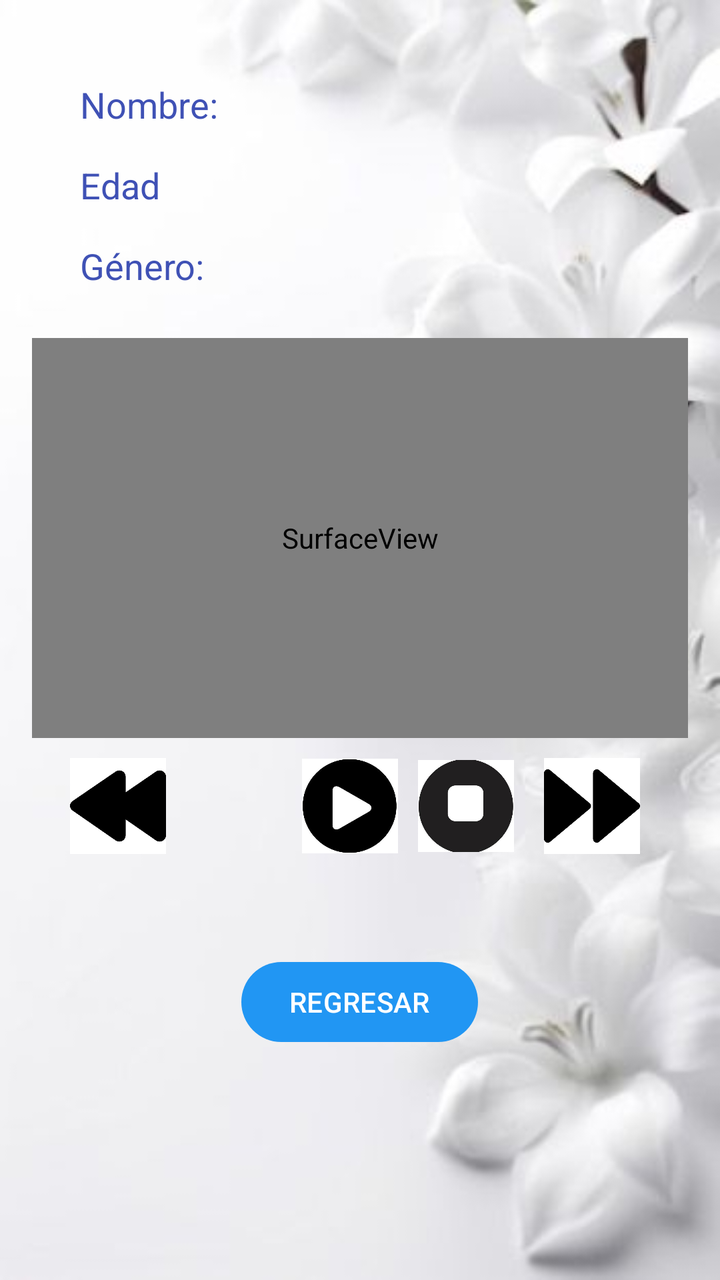
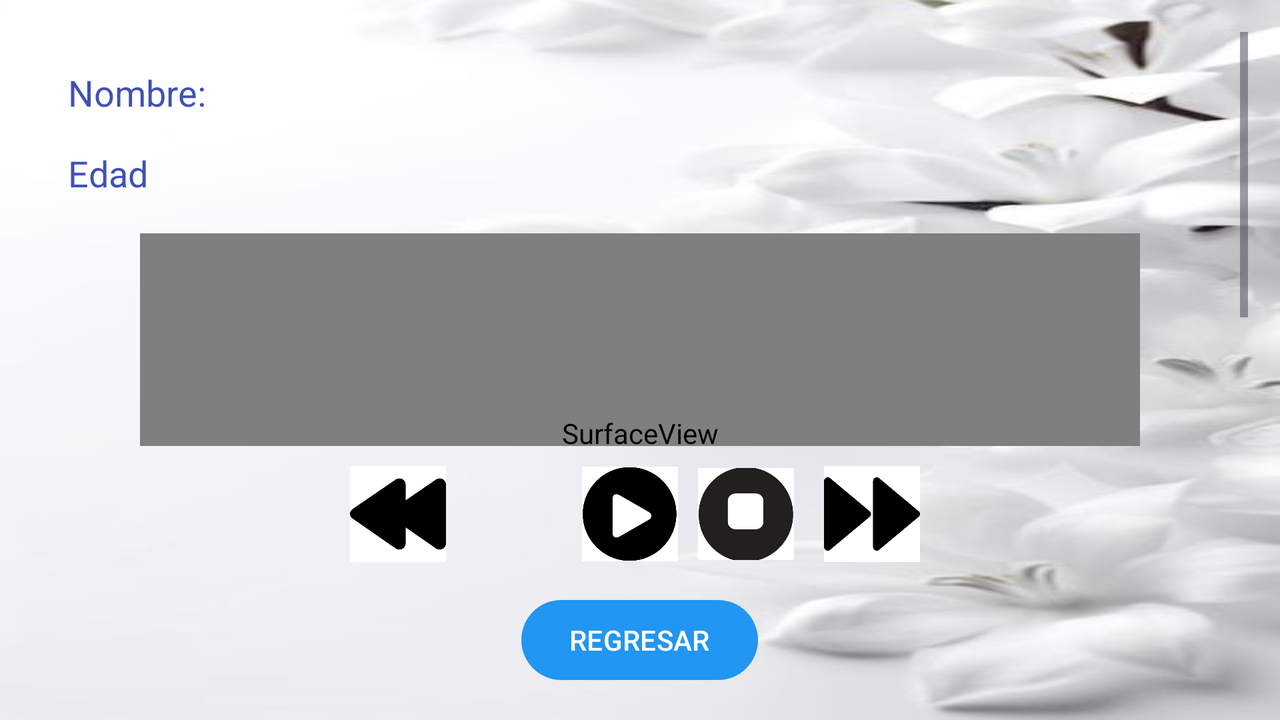

An Android layout and its configuration variant, each rendered on a device that would load it. The default file and the variant file are quoted in full after the pictures.
<!-- AndroidManifest.xml: application theme Theme.Peliculas2parcialApp -->
<!-- res/layout/activity_reproductor_de_video.xml -->
<?xml version="1.0" encoding="utf-8"?>
<LinearLayout xmlns:android="http://schemas.android.com/apk/res/android"
    xmlns:app="http://schemas.android.com/apk/res-auto"
    xmlns:tools="http://schemas.android.com/tools"
    android:id="@+id/main"
    android:layout_width="match_parent"
    android:layout_height="match_parent"
    android:orientation="vertical"
    android:padding="16dp"
    tools:context=".reproductor_de_video">

    <LinearLayout
        android:layout_width="match_parent"
        android:layout_height="wrap_content"
        android:orientation="horizontal"
        android:padding="16dp">

        <LinearLayout
            android:layout_width="0dp"
            android:layout_height="wrap_content"
            android:layout_weight="1"
            android:orientation="vertical">

            <TextView
                android:id="@+id/text_nombre"
                android:layout_width="wrap_content"
                android:layout_height="wrap_content"
                android:text="@string/text_nombre"
                android:padding="8dp"
                style="@style/Estilo2"/>

            <TextView
                android:id="@+id/text_edad"
                android:layout_width="wrap_content"
                android:layout_height="wrap_content"
                android:text="@string/text_edad"
                android:textSize="18sp"
                android:padding="8dp"
                style="@style/Estilo2"/>

            <TextView
                android:id="@+id/text_genero"
                android:layout_width="wrap_content"
                android:layout_height="wrap_content"
                android:text="Género: "
                android:textSize="18sp"
                android:padding="8dp"
                style="@style/Estilo2"/>

        </LinearLayout>

        <ImageView
            android:id="@+id/imagen_foto"
            android:layout_width="80dp"
            android:layout_height="80dp"
            android:layout_gravity="end"
            android:scaleType="centerCrop"/>

    </LinearLayout>

    <SurfaceView
        android:id="@+id/reproductor"
        android:layout_width="match_parent"
        android:layout_height="200dp"
        android:layout_gravity="center"/>

    <LinearLayout
        android:layout_width="match_parent"
        android:layout_height="wrap_content"
        android:gravity="center">

        <ImageButton
            android:id="@+id/btn_Retroceder"
            android:layout_width="48dp"
            android:layout_height="48dp"
            android:src="@drawable/retroceder1"
            android:background="?attr/selectableItemBackgroundBorderless"
            android:contentDescription="@string/btn_retroceder"
            android:scaleType="centerInside"
            android:layout_margin="5dp"/>

        <ImageButton
            android:id="@+id/btn_Pausa"
            android:layout_width="48dp"
            android:layout_height="48dp"
            android:src="@drawable/pausa"
            android:background="?attr/selectableItemBackgroundBorderless"
            android:scaleType="centerInside"
            android:contentDescription="@string/btn_pausa"
            android:layout_margin="5dp"/>

        <ImageButton
            android:id="@+id/btn_Play"
            android:layout_width="48dp"
            android:layout_height="48dp"
            android:src="@drawable/play"
            android:contentDescription="@string/bTn_play"
            android:background="?attr/selectableItemBackgroundBorderless"
            android:scaleType="centerInside"
            android:layout_margin="5dp"/>

        <ImageButton
            android:id="@+id/btn_Detener"
            android:layout_width="48dp"
            android:layout_height="48dp"
            android:src="@drawable/detener"
            android:contentDescription="@string/btn_detener"
            android:background="?attr/selectableItemBackgroundBorderless"
            android:scaleType="centerInside"
            android:layout_margin="5dp"/>

        <ImageButton
            android:id="@+id/btn_Adelantar"
            android:layout_width="48dp"
            android:layout_height="48dp"
            android:src="@drawable/adelantar"
            android:contentDescription="@string/btn_adelantar"
            android:background="?attr/selectableItemBackgroundBorderless"
            android:scaleType="centerInside"
            android:layout_margin="10dp"/>

    </LinearLayout>

    <Button
        android:id="@+id/btn_Regresar"
        android:layout_width="wrap_content"
        android:layout_height="wrap_content"
        android:layout_marginTop="40dp"
        android:layout_gravity="center"
        android:text="@string/btn_regresar" />

</LinearLayout>
<!-- resources referenced by this layout -->
<resources>
  <!-- drawable adelantar: jpg bitmap (drawable, 8711 bytes) -->
  <!-- drawable detener: jpg bitmap (drawable, 15596 bytes) -->
  <!-- drawable play: jpg bitmap (drawable, 14415 bytes) -->
  <!-- drawable retroceder1: jpg bitmap (drawable, 8152 bytes) -->
  <string name="bTn_play">PLAY</string>
  <string name="btn_adelantar">ADELANTAR</string>
  <string name="btn_detener">DETENER</string>
  <string name="btn_pausa">PAUSA</string>
  <string name="btn_regresar">REGRESAR</string>
  <string name="btn_retroceder">RETROCEDER</string>
  <string name="text_edad">Edad</string>
  <string name="text_nombre">Nombre:</string>
  <style name="Estilo2">
          <item name="android:textColor">@color/morado</item>
          <item name="android:textSize">18dp</item>
      </style>
  <style name="Theme.Peliculas2parcialApp" parent="Base.Theme.Peliculas2parcialApp" />
  <color name="morado">#3F51B5</color>
  <style name="Base.Theme.Peliculas2parcialApp" parent="Theme.Material3.DayNight.NoActionBar">
          <item name="android:windowBackground">@drawable/fondo_uno</item>
          <item name="colorPrimary">@color/colorPrimary</item>
          <item name="colorPrimaryDark">@color/colorPrimaryDark</item>
  
      </style>
  <!-- drawable fondo_uno: jpeg bitmap (drawable, 12207 bytes) -->
  <color name="colorPrimary">#2196F3</color>
  <color name="colorPrimaryDark">#3F51B5</color>
</resources>
<!-- res/layout-land/activity_reproductor_de_video.xml (the repository's variant of the layout above) -->
<!-- drawn on the phone turned sideways -->
<?xml version="1.0" encoding="utf-8"?>
<LinearLayout xmlns:android="http://schemas.android.com/apk/res/android"
    xmlns:app="http://schemas.android.com/apk/res-auto"
    xmlns:tools="http://schemas.android.com/tools"
    android:id="@+id/main"
    android:layout_width="match_parent"
    android:layout_height="match_parent"
    android:orientation="vertical"
    android:padding="16dp"
    tools:context=".reproductor_de_video">

    <ScrollView
        android:layout_width="match_parent"
        android:layout_height="0dp"
        android:layout_weight="1">

        <LinearLayout
            android:layout_width="match_parent"
            android:layout_height="wrap_content"
            android:orientation="vertical">

            <LinearLayout
                android:layout_width="match_parent"
                android:layout_height="wrap_content"
                android:orientation="horizontal"
                android:padding="10dp">

                <LinearLayout
                    android:layout_width="0dp"
                    android:layout_height="wrap_content"
                    android:layout_weight="1"
                    android:orientation="vertical">

                    <TextView
                        android:id="@+id/text_nombre"
                        android:layout_width="wrap_content"
                        android:layout_height="wrap_content"
                        android:text="@string/text_nombre"
                        android:textSize="18sp"
                        android:padding="8dp"
                        style="@style/Estilo2"/>

                    <TextView
                        android:id="@+id/text_edad"
                        android:layout_width="wrap_content"
                        android:layout_height="wrap_content"
                        android:text="@string/text_edad"
                        android:textSize="18sp"
                        android:padding="8dp"
                        style="@style/Estilo2"/>

                </LinearLayout>

                <ImageView
                    android:id="@+id/imagen_foto"
                    android:layout_width="80dp"
                    android:layout_height="80dp"
                    android:layout_gravity="end"
                    android:scaleType="centerCrop"/>

            </LinearLayout>

            <SurfaceView
                android:id="@+id/reproductor"
                android:layout_width="500dp"
                android:layout_height="200dp"
                android:layout_gravity="center"/>

        </LinearLayout>

    </ScrollView>

    <LinearLayout
        android:layout_width="match_parent"
        android:layout_height="wrap_content"
        android:gravity="center">

        <ImageButton
            android:id="@+id/btn_Retroceder"
            android:layout_width="48dp"
            android:layout_height="48dp"
            android:src="@drawable/retroceder1"
            android:background="?attr/selectableItemBackgroundBorderless"
            android:contentDescription="@string/btn_retroceder"
            android:scaleType="centerInside"
            android:layout_margin="5dp"/>

        <ImageButton
            android:id="@+id/btn_Pausa"
            android:layout_width="48dp"
            android:layout_height="48dp"
            android:src="@drawable/pausa"
            android:background="?attr/selectableItemBackgroundBorderless"
            android:scaleType="centerInside"
            android:contentDescription="@string/btn_pausa"
            android:layout_margin="5dp"/>

        <ImageButton
            android:id="@+id/btn_Play"
            android:layout_width="48dp"
            android:layout_height="48dp"
            android:src="@drawable/play"
            android:contentDescription="@string/bTn_play"
            android:background="?attr/selectableItemBackgroundBorderless"
            android:scaleType="centerInside"
            android:layout_margin="5dp"/>

        <ImageButton
            android:id="@+id/btn_Detener"
            android:layout_width="48dp"
            android:layout_height="48dp"
            android:src="@drawable/detener"
            android:contentDescription="@string/btn_detener"
            android:background="?attr/selectableItemBackgroundBorderless"
            android:scaleType="centerInside"
            android:layout_margin="5dp"/>

        <ImageButton
            android:id="@+id/btn_Adelantar"
            android:layout_width="48dp"
            android:layout_height="48dp"
            android:src="@drawable/adelantar"
            android:contentDescription="@string/btn_adelantar"
            android:background="?attr/selectableItemBackgroundBorderless"
            android:scaleType="centerInside"
            android:layout_margin="10dp"/>

    </LinearLayout>

    <Button
        android:id="@+id/btn_Regresar"
        android:layout_width="wrap_content"
        android:layout_height="wrap_content"
        android:layout_marginTop="5dp"
        android:layout_gravity="center"
        android:text="@string/btn_regresar" />

</LinearLayout>
